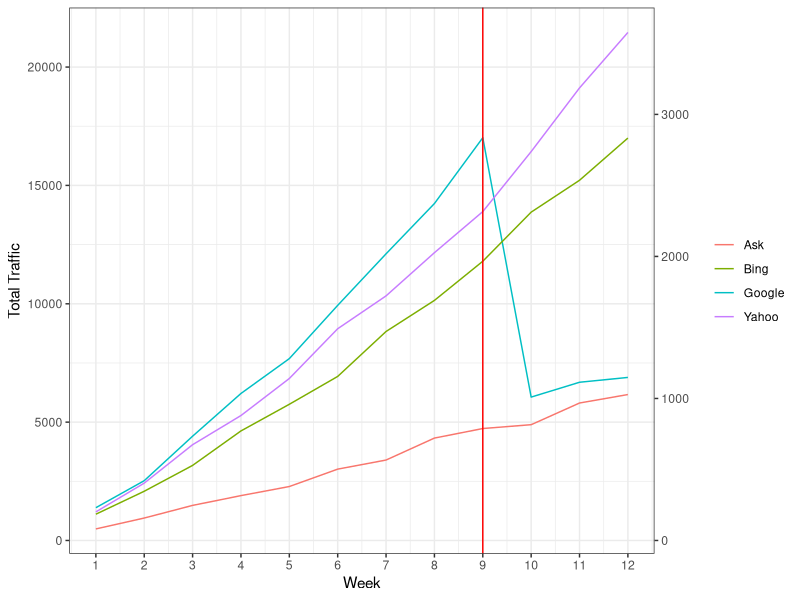

This figure's R source:
## ---- chunk 1
library(dplyr)
library(plm)
library(ggplot2)
## ---- chunk 2
data = read.csv('did_sponsored_ads.csv')
treatment_week = c(10,11,12)
data <- data %>% mutate(treatment = ifelse(platform == 'goog',1,0),
                       after = ifelse(week %in% treatment_week,1,0),
                       total_traffic = avg_spons + avg_org)
## ---- chunk 3
ROI = ((21 * 0.12 * 100) - (100*0.6) )/ (100 * 0.6)
ROI
## ---- chunk 4
Adj_ROI = ((21 * 0.12 * 40) - (100* 0.6)) / (100 * 0.6) 
Adj_ROI

## ---- chunk 5
# Try a simple pre-post estimator
data_google<- data %>% 
  filter(platform == "goog") 

l1 <- lm(log(total_traffic) ~ after, data = data_google)
summary(l1)
exp(coef(summary(l1))[2])-1
## ---- chunk 6
temp1 = data %>%  filter(platform %in%  c('bing')) %>% select(week, total_traffic)
temp2 = data %>%  filter(platform %in%  c('yahoo')) %>% select(week, total_traffic)
temp3 = data %>%  filter(platform %in%  c('ask')) %>% select(week, total_traffic)

ggplot(data %>% filter(platform == 'goog'), aes(x=week, y= total_traffic, color = 'Google')) +
  geom_line() +
  geom_line(aes(x=week, y= total_traffic, color = 'Bing'), data = temp1) +
  geom_line(aes(x=week, y= total_traffic, color = 'Yahoo'), data = temp2) +
  geom_line(aes(x=week, y= total_traffic, color = 'Ask'), data = temp3) +
  geom_vline(xintercept = 9,color='red') +
  scale_y_continuous(sec.axis = sec_axis(~./6)) +
  scale_x_continuous(breaks = seq(1, 12, by = 1)) +
  labs(y = "Total Traffic", x = "Week") +
  theme_bw() +
  theme(legend.title = element_blank())
## ---- chunk 7
did_dyn <- lm(total_traffic ~ treatment + factor(week) + treatment * factor(week),data=data)
summary(did_dyn)
## ---- chunk 8
did <- lm(total_traffic ~ treatment + after + treatment * after, data=data)
summary(did)
## ---- chunk 9
did_org <- lm(avg_org ~ treatment + after + treatment * after, data=data)
summary(did_org)
## ---- chunk 10
New_ROI = (21 * 0.12 * 0.8120954 - 0.6)/0.6
New_ROI
